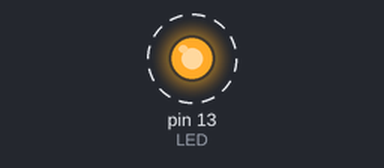
The sketch below on a simulated Arduino Uno, built with avr-gcc and run on an emulated ATmega328P. Shown: output pins drawn as LEDs (lit = HIGH). Dashed ring = blinking.

Above: at 0.2 s.
Timing chart, 0 to 3.0 s (numbered marks = the images above):
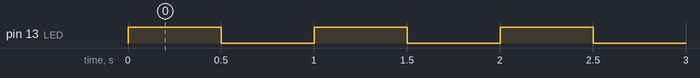

The sketch:

Blink_millis6.ino
```cpp
// (licence header left out)
const uint16_t BLINK_INTERVAL = 500;  // Time interval between toggling LED in milliseconds
const uint8_t LED = 13;               // LED is connected to D13

uint32_t blink_time;                  // Global variable to store the time that LED last changed state

/*
** Returns a boolean value that indicates whether the current time, t, is later than some prior
** time, t0, plus a given interval, dt.  The condition accounts for timer overflow / wraparound.
*/
bool it_is_time(uint32_t t, uint32_t t0, uint16_t dt) {
  return ((t >= t0) && (t - t0 >= dt)) ||         // The first disjunct handles the normal case
            ((t < t0) && (t + (~t0) + 1 >= dt));  //   while the second handles the overflow case
}

void setup() {
  pinMode(LED, OUTPUT);               // Configure LED pin as a digital output
  digitalWrite(LED, HIGH);            // Set LED high initially
  blink_time = millis();              // Remember the current value of the millis timer
}

void loop() {
  uint32_t t;                         // Local variable to store the current value of the millis timer

  t = millis();                       // Get the current value of the millis timer
  if (it_is_time(t, blink_time, BLINK_INTERVAL)) {  // If BLINK_INTERVAL ms have elspsed since blink_time,
    digitalWrite(LED, !digitalRead(LED));           //   toggle the state of LED1 and
    blink_time = t;                                 //   set blink_time to the current millis timer value
  }
}
```

Measured:
- by itself, pin 13 (LED): alternates HIGH for 0.50 s and LOW for 0.50 s
